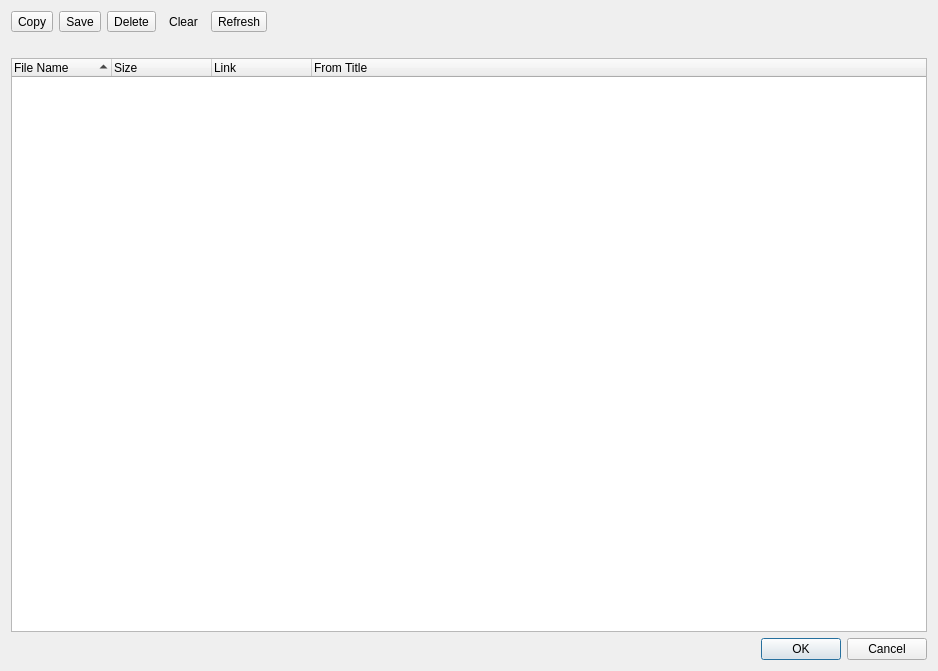
<?xml version="1.0" encoding="UTF-8"?>
<ui version="4.0">
 <class>Dialog</class>
 <widget class="QDialog" name="Dialog">
  <property name="geometry">
   <rect>
    <x>0</x>
    <y>0</y>
    <width>938</width>
    <height>671</height>
   </rect>
  </property>
  <property name="windowTitle">
   <string>Cart</string>
  </property>
  <property name="windowIcon">
   <iconset resource="verycd.qrc">
    <normaloff>:/new/icons/cart.svg</normaloff>:/new/icons/cart.svg</iconset>
  </property>
  <layout class="QVBoxLayout" name="verticalLayout">
   <item>
    <layout class="QHBoxLayout" name="horizontalLayout">
     <item>
      <widget class="QToolButton" name="copyButton">
       <property name="text">
        <string>Copy</string>
       </property>
       <property name="icon">
        <iconset resource="verycd.qrc">
         <normaloff>:/new/icons/copy.svg</normaloff>:/new/icons/copy.svg</iconset>
       </property>
       <property name="iconSize">
        <size>
         <width>48</width>
         <height>48</height>
        </size>
       </property>
       <property name="toolButtonStyle">
        <enum>Qt::ToolButtonTextUnderIcon</enum>
       </property>
      </widget>
     </item>
     <item>
      <widget class="QToolButton" name="saveButton">
       <property name="text">
        <string>Save</string>
       </property>
       <property name="icon">
        <iconset resource="verycd.qrc">
         <normaloff>:/new/icons/save.svg</normaloff>:/new/icons/save.svg</iconset>
       </property>
       <property name="iconSize">
        <size>
         <width>48</width>
         <height>48</height>
        </size>
       </property>
       <property name="toolButtonStyle">
        <enum>Qt::ToolButtonTextUnderIcon</enum>
       </property>
      </widget>
     </item>
     <item>
      <widget class="QToolButton" name="delButton">
       <property name="text">
        <string>Delete</string>
       </property>
       <property name="icon">
        <iconset resource="verycd.qrc">
         <normaloff>:/new/icons/delete.svg</normaloff>:/new/icons/delete.svg</iconset>
       </property>
       <property name="iconSize">
        <size>
         <width>48</width>
         <height>48</height>
        </size>
       </property>
       <property name="toolButtonStyle">
        <enum>Qt::ToolButtonTextUnderIcon</enum>
       </property>
      </widget>
     </item>
     <item>
      <widget class="QToolButton" name="clearButton">
       <property name="text">
        <string>Clear</string>
       </property>
       <property name="icon">
        <iconset resource="verycd.qrc">
         <normaloff>:/new/icons/clear.svg</normaloff>:/new/icons/clear.svg</iconset>
       </property>
       <property name="iconSize">
        <size>
         <width>48</width>
         <height>48</height>
        </size>
       </property>
       <property name="toolButtonStyle">
        <enum>Qt::ToolButtonTextUnderIcon</enum>
       </property>
       <property name="autoRaise">
        <bool>true</bool>
       </property>
      </widget>
     </item>
     <item>
      <widget class="QToolButton" name="refreshButton">
       <property name="text">
        <string>Refresh</string>
       </property>
       <property name="icon">
        <iconset resource="verycd.qrc">
         <normaloff>:/new/icons/refresh.svg</normaloff>:/new/icons/refresh.svg</iconset>
       </property>
       <property name="iconSize">
        <size>
         <width>48</width>
         <height>48</height>
        </size>
       </property>
       <property name="toolButtonStyle">
        <enum>Qt::ToolButtonTextUnderIcon</enum>
       </property>
      </widget>
     </item>
     <item>
      <spacer name="horizontalSpacer">
       <property name="orientation">
        <enum>Qt::Horizontal</enum>
       </property>
       <property name="sizeHint" stdset="0">
        <size>
         <width>40</width>
         <height>20</height>
        </size>
       </property>
      </spacer>
     </item>
    </layout>
   </item>
   <item>
    <widget class="QLabel" name="status">
     <property name="text">
      <string/>
     </property>
    </widget>
   </item>
   <item>
    <widget class="QTreeWidget" name="treeWidget">
     <property name="selectionMode">
      <enum>QAbstractItemView::MultiSelection</enum>
     </property>
     <property name="sortingEnabled">
      <bool>true</bool>
     </property>
     <column>
      <property name="text">
       <string>File Name</string>
      </property>
     </column>
     <column>
      <property name="text">
       <string>Size</string>
      </property>
     </column>
     <column>
      <property name="text">
       <string>Link</string>
      </property>
     </column>
     <column>
      <property name="text">
       <string>From Title</string>
      </property>
     </column>
    </widget>
   </item>
   <item>
    <widget class="QDialogButtonBox" name="buttonBox">
     <property name="orientation">
      <enum>Qt::Horizontal</enum>
     </property>
     <property name="standardButtons">
      <set>QDialogButtonBox::Cancel|QDialogButtonBox::Ok</set>
     </property>
    </widget>
   </item>
  </layout>
 </widget>
 <resources>
  <include location="verycd.qrc"/>
 </resources>
 <connections>
  <connection>
   <sender>buttonBox</sender>
   <signal>accepted()</signal>
   <receiver>Dialog</receiver>
   <slot>accept()</slot>
   <hints>
    <hint type="sourcelabel">
     <x>248</x>
     <y>254</y>
    </hint>
    <hint type="destinationlabel">
     <x>157</x>
     <y>274</y>
    </hint>
   </hints>
  </connection>
  <connection>
   <sender>buttonBox</sender>
   <signal>rejected()</signal>
   <receiver>Dialog</receiver>
   <slot>reject()</slot>
   <hints>
    <hint type="sourcelabel">
     <x>316</x>
     <y>260</y>
    </hint>
    <hint type="destinationlabel">
     <x>286</x>
     <y>274</y>
    </hint>
   </hints>
  </connection>
 </connections>
</ui>
